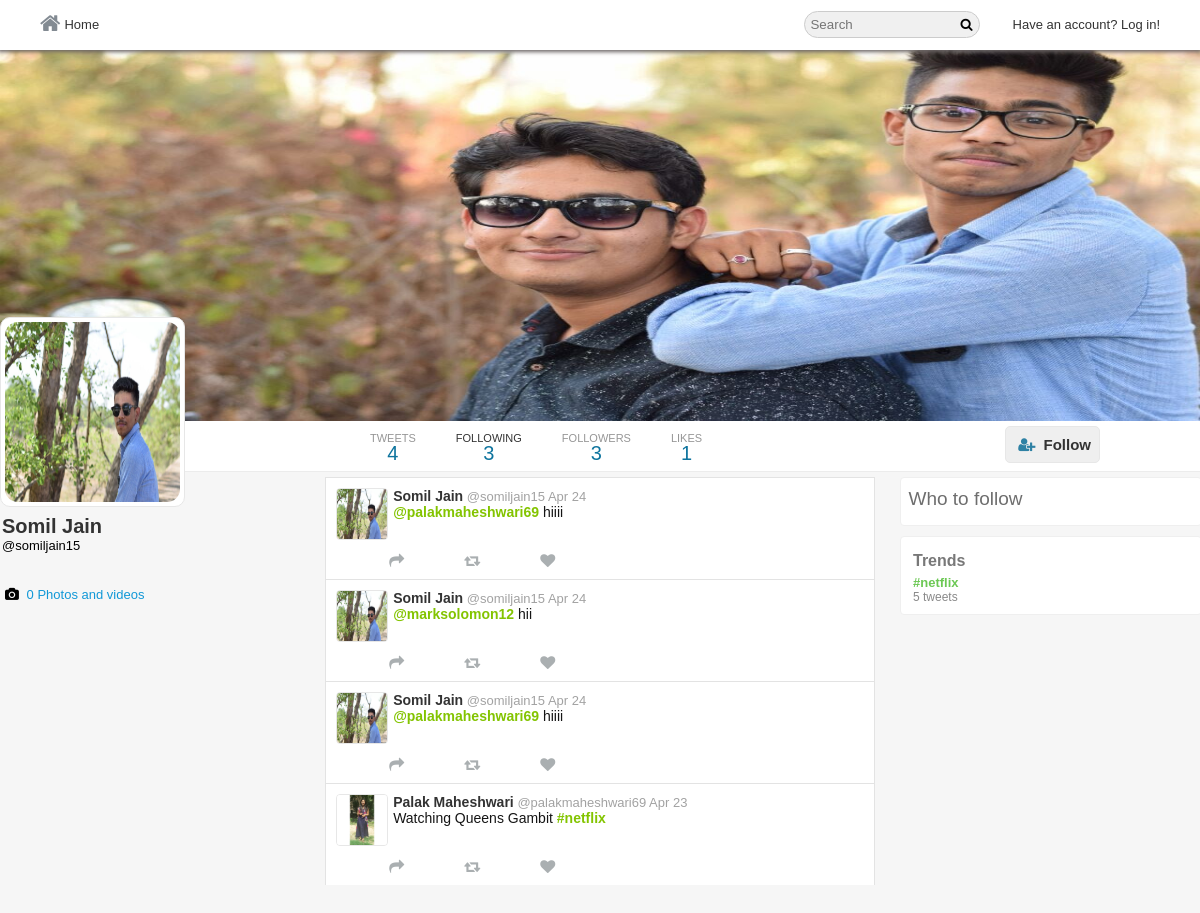
Page /SayIt/profile.php?username=somiljain15 on the committed database.
### tables this page shows
CREATE TABLE `users` (
  `user_id` int(11) NOT NULL,
  `username` varchar(40) NOT NULL,
  `email` varchar(255) NOT NULL,
  `password` varchar(32) NOT NULL,
  `screenName` varchar(40) NOT NULL,
  `profileImage` varchar(255) NOT NULL,
  `profileCover` varchar(255) NOT NULL,
  `following` int(11) NOT NULL,
  `followers` int(11) NOT NULL,
  `bio` varchar(140) NOT NULL,
  `country` varchar(255) NOT NULL,
  `website` varchar(255) NOT NULL
);

CREATE TABLE `tweets` (
  `tweetID` int(11) NOT NULL,
  `status` varchar(140) NOT NULL,
  `tweetBy` int(11) NOT NULL,
  `retweetID` int(11) NOT NULL,
  `retweetBy` int(11) NOT NULL,
  `tweetImage` varchar(255) NOT NULL,
  `likesCount` int(11) NOT NULL,
  `retweetCount` int(11) NOT NULL,
  `postedOn` datetime NOT NULL,
  `retweetMsg` varchar(140) NOT NULL
);

CREATE TABLE `trends` (
  `trendID` int(11) NOT NULL,
  `hashtag` varchar(140) NOT NULL,
  `createdOn` datetime NOT NULL
);

### SayIt/core/init.php (called while the page is built, shortened)
<?php
	include 'database/connection.php';
	include 'classes/user.php';
	include 'classes/tweet.php';
	include 'classes/follow.php';
 	global $pdo;
  	$getFromU = new User($pdo);
  	$getFromT = new Tweet($pdo);
    $getFromF = new Follow($pdo);
 ?>

### SayIt/core/classes/user.php (called while the page is built, shortened)
<?php
class User{
	protected $pdo;
 	public function __construct($pdo){
	    $this->pdo = $pdo;
	}
	public function checkInput($data){
		$data = htmlspecialchars($data);
		$data = trim($data);
		$data = stripcslashes($data);
		return $data;
	}
	public function userData($user_id){
		$stmt = $this->pdo->prepare('SELECT * FROM `users` WHERE `user_id` = :user_id');
		$stmt->bindParam(':user_id', $user_id, PDO::PARAM_INT);
		$stmt->execute();
		return $stmt->fetch(PDO::FETCH_OBJ);
	}
	public function loggedIn(){
		return (isset($_SESSION['user_id'])) ? true : false;
	}
	public function userIdbyUsername($username){
		$stmt = $this->pdo->prepare("SELECT `user_id` FROM `users` WHERE (`username`  = :username)");
		$stmt->bindParam("username", $username, PDO::PARAM_STR);
		$stmt->execute();
	    $user = $stmt->fetch(PDO::FETCH_OBJ);
	    return $user->user_id;
	}
	public function timeAgo($datetime){
		$time    = strtotime($datetime);
 		$current = time();
 		$seconds = $current - $time;
 		$minutes = round($seconds / 60);
		$hours   = round($seconds / 3600);
		$months  = round($seconds / 2600640);
		if($seconds <= 60){
			if($seconds == 0){
				return 'now';
			}else{
				return $seconds.'s';
			}
		}else if($minutes <= 60){
			return $minutes.'m';
		}else if($hours <= 24){
			return $hours.'h';
		}else if($months <= 12){
			return date('M j', $time);
		}else{
			return date('j M Y', $time);
		}
	}
}
?>

### SayIt/profile.php (the view, shortened to what this page needs)
<?php
include 'core/init.php';
 if (isset($_GET['username']) === true && empty($_GET['username']) === false) {
  $username = $getFromU->checkInput($_GET['username']);
  $profileId = $getFromU->userIdByUsername($username);
  $profileData = $getFromU->userData($profileId);
  $user_id = @$_SESSION['user_id'];
  $user = $getFromU->userData($user_id);
}
?>
<!doctype html>
<html>
	<head>
  	<link rel="stylesheet" href="https://cdnjs.cloudflare.com/ajax/libs/font-awesome/4.6.3/css/font-awesome.css"/>
  	<link rel="stylesheet" href="<?php echo BASE_URL; ?>assets/css/style-complete.css"/>
    </head>
<body>
<div class="wrapper">
<div class="header-wrapper">
	<div class="nav-container">
    	<div class="nav">
		<div class="nav-left">
			<ul>
				 <li><a href="<?php echo BASE_URL; ?>home.php"><i class="fa fa-home" aria-hidden="true"></i>Home</a></li>
			</ul>
		</div>
		<div class="nav-right">
			<ul>
				<li><input type="text" placeholder="Search" class="search"/><i class="fa fa-search" aria-hidden="true"></i>
				</li>
        <?php if($getFromU->loggedIn() === true){ ?>
				<li class="hover"><label class="drop-label" for="drop-wrap1"><img src="<?php echo BASE_URL.$user->profileImage; ?>"/></label>
				<input type="checkbox" id="drop-wrap1">
				<div class="drop-wrap">
					<div class="drop-inner">
						<ul>
							<li><a href="<?php echo BASE_URL.$user->username; ?>"><?php echo $user->username; ?></a></li>
							<li><a href="<?php echo BASE_URL; ?>settings/account">Settings</a></li>
							<li><a href="<?php echo BASE_URL; ?>includes/logout.php">Log out</a></li>
						</ul>
					</div>
				</div>
				</li>
				<li><label for="pop-up-tweet" class="addTweetBtn">Tweet</label></li>
      <?php }else{
        echo '<li><a href="'.BASE_URL.'index.php">Have an account? Log in!</a></li>';
      } ?>
      </ul>
		</div>
	</div>
	</div>
</div>
<div class="profile-cover-wrap">
<div class="profile-cover-inner">
	<div class="profile-cover-img">
		<img src="<?php echo BASE_URL.$profileData->profileCover; ?>"/>
	</div>
</div>
<div class="profile-nav">
 <div class="profile-navigation">
	<ul>
		<li>
		<div class="n-head">
			TWEETS
		</div>
		<div class="n-bottom">
		  <?php $getFromT->countTweets($profileId); ?>
		</div>
		</li>
		<li>
			<a href="<?php echo BASE_URL.$profileData->username; ?>/following">
				<div class="n-head">
					<a href="<?php echo BASE_URL.$profileData->username; ?>/following">FOLLOWING</a>
				</div>
				<div class="n-bottom">
					<span class="count-following"><?php echo $profileData->following; ?></span>
				</div>
			</a>
		</li>
		<li>
		 <a href="<?php echo BASE_URL.$profileData->username; ?>/followers">
				<div class="n-head">
					FOLLOWERS
				</div>
				<div class="n-bottom">
					<span class="count-followers"><?php echo $profileData->followers; ?></span>
				</div>
			</a>
		</li>
		<li>
			<a href="#">
				<div class="n-head">
					LIKES
				</div>
				<div class="n-bottom">
					<?php $getFromT->countLikes($profileId); ?>
				</div>
			</a>
		</li>
	</ul>
	<div class="edit-button">
		<span>
			<?php echo $getFromF->followBtn($profileId, $user_id, $profileData->user_id); ?>
 		</span>
	</div>
    </div>
</div>
</div>
<div class="in-wrapper">
 <div class="in-full-wrap">
   <div class="in-left">
     <div class="in-left-wrap">
	<div class="profile-info-wrap">
	 <div class="profile-info-inner">
		<div class="profile-img">
			<img src="<?php echo BASE_URL.$profileData->profileImage; ?>"/>
		</div>
		<div class="profile-name-wrap">
			<div class="profile-name">
				<a href="<?php echo BASE_URL.$profileData->username; ?>"><?php echo $profileData->screenName; ?></a>
			</div>
			<div class="profile-tname">
				@<span class="username"><?php echo $profileData->username; ?></span>
			</div>
		</div>
<div class="profile-extra-info">
</div>
<div class="profile-extra-footer">
	<div class="profile-extra-footer-head">
		<div class="profile-extra-info">
			<ul>
				<li>
					<div class="profile-ex-location-i">
						<i class="fa fa-camera" aria-hidden="true"></i>
					</div>
					<div class="profile-ex-location">
						<a href="#">0 Photos and videos </a>
					</div>
				</li>
			</ul>
		</div>
	</div>
</div>
	 </div>
	</div>
	</div>
  </div>
<div class="in-center">
	<div class="in-center-wrap">
  <?php
  $tweets = $getFromT->getUserTweets($profileId);
  foreach ($tweets as $tweet) {
    $likes   = $getFromT->likes($user_id, $tweet->tweetID);
    $retweet = $getFromT->checkRetweet($tweet->tweetID, $user_id);
    $user    = $getFromU->userData($tweet->retweetBy);
    echo '<div class="all-tweet">
		    <div class="t-show-wrap">
		     <div class="t-show-inner">
		     '.((!empty($retweet) ? $retweet['retweetID'] === $tweet->retweetID OR $tweet->retweetID > 0 : '') ? '
		          <span><i class="fa fa-retweet" aria-hidden="true"></i></span><span>'.$user->screenName.' Retweeted</span>
		      </div>'
		      : '').'
		      '.((!empty($retweet) ? !empty($tweet->retweetMsg) && $tweet->tweetID === $retweet['tweetID'] or $tweet->retweetID > 0 : '' ) ? '<div class="t-show-head">
		      <div class="t-show-popup" data-tweet="'.$tweet->tweetID.'">
		          <img src="'.BASE_URL.$user->profileImage.'"/>
		            <span><a href="'.BASE_URL.$user->username.'">'.$user->screenName.'</a></span>
		            <span>@'.$user->username.'</span>
		            <span>'.$getFromU->timeAgo($tweet->postedOn).'</span>
		            '.$getFromT->getTweetLinks($tweet->retweetMsg).'
		          '.((!empty($tweet->tweetImage)) ? '
		              <img src="'.BASE_URL.$tweet->tweetImage.'" class="imagePopup" data-tweet="'.$tweet->tweetID.'"/>
		            </div>' : '').'
		                <span><a href="'.BASE_URL.$tweet->username.'">'.$tweet->screenName.'</a></span>
		                <span>@'.$tweet->username.'</span>
		                <span>'.$getFromU->timeAgo($tweet->postedOn).'</span>
		                '.$getFromT->getTweetLinks($tweet->status).'
		      </div>' : '
		      <div class="t-show-popup" data-tweet="'.$tweet->tweetID.'">
		        <div class="t-show-head">
		          <div class="t-show-img">
		            <img src="'.BASE_URL.$tweet->profileImage.'"/>
		          </div>
		          <div class="t-s-head-content">
		            <div class="t-h-c-name">
		              <span><a href="'.$tweet->username.'">'.$tweet->screenName.'</a></span>
		              <span>@'.$tweet->username.'</span>
		              <span>'.$getFromU->timeAgo($tweet->postedOn).'</span>
		            </div>
		            <div class="t-h-c-dis">
		              '.$getFromT->getTweetLinks($tweet->status).'
		            </div>
		          </div>
		        </div>'.
		        ((!empty($tweet->tweetImage)) ?
		         '
		                   <img src="'.BASE_URL.$tweet->tweetImage.'" class="imagePopup" data-tweet="'.$tweet->tweetID.'"/>
		        ' : '').'
		      </div>').'
		      <div class="t-show-footer">
		        <div class="t-s-f-right">
		          <ul>
		          '.(($getFromU->loggedIn() === true) ? '
		            <li>'.((!empty($retweet) ? $tweet->tweetID === $retweet['retweetID'] OR $user_id == $retweet['retweetBy'] : '') ?
		            	''.$tweet->tweetID.''.$tweet->tweetBy.''.(($tweet->retweetCount > 0) ? $tweet->retweetCount : '').'' :
		            	''.$tweet->tweetID.''.$tweet->tweetBy.''.(($tweet->retweetCount > 0) ? $tweet->retweetCount : '').'').'
		            <li>'.((!empty($likes) ? $likes['likeOn'] === $tweet->tweetID : '') ?
		            	''.$tweet->tweetID.''.$tweet->tweetBy.''.(($tweet->likesCount > 0) ? $tweet->likesCount : '' ).'' :
		            	''.$tweet->tweetID.''.$tweet->tweetBy.''.(($tweet->likesCount > 0) ? $tweet->likesCount : '' ).'').'
		            '.(($tweet->tweetBy === $user_id) ? '
			                <li><label class="deleteTweet" data-tweet="'.$tweet->tweetID.'">Delete Tweet</label></li>
		              </li>' : '').'
		           ' : '<li><button><i class="fa fa-share" aria-hidden="true"></i></button></li>
		                <li><button><i class="fa fa-retweet" aria-hidden="true"></i></button></li>
		                <li><button><i class="fa fa-heart" aria-hidden="true"></i></button></li>
		            ').'
		          </ul>
		        </div>
		      </div>
		    </div>
		    </div>
		    </div>';
  }
  ?>
	</div>
</div>
<div class="in-right">
	<div class="in-right-wrap">
 			<?php $getFromT->trends(); ?>
	</div>
</div>
		</div>
	</div>
 </div>
</body>
</html>

### SayIt/core/classes/tweet.php (shortened to what this page needs)
<?php
class Tweet extends User{
 	public function __construct($pdo){
		$this->pdo = $pdo;
  	}
 	public function getUserTweets($user_id){
		$stmt = $this->pdo->prepare("SELECT * FROM `tweets` LEFT JOIN `users` ON `tweetBy` = `user_id` WHERE `tweetBy` = :user_id AND `retweetID` = '0' OR `retweetBy` = :user_id ORDER BY `tweetID` DESC");
		$stmt->bindParam(":user_id", $user_id, PDO::PARAM_INT);
		$stmt->execute();
		return $stmt->fetchAll(PDO::FETCH_OBJ);
	}
	public static function getTweetLinks($tweet)
	{
		$tweet = preg_replace("/(https?:\/\/)([\w]+.)([\w\.]+)/", "<a href='$0' target='_blink'>$0</a>", $tweet);
		$tweet = preg_replace("/#([\w]+)/", "<a href='http://localhost/php projects/SayIt/hashtag/$1'>$0</a>", $tweet);
		$tweet = preg_replace("/@([\w]+)/", "<a href='http://localhost/php projects/SayIt/$1'>$0</a>", $tweet);
		return $tweet;
	}
	public function countTweets($user_id){
		$stmt = $this->pdo->prepare("SELECT COUNT(`tweetID`) AS `totalTweets` FROM `tweets` WHERE `tweetBy` = :user_id AND `retweetID` = '0' OR `retweetBy` = :user_id");
		$stmt->bindParam(":user_id", $user_id, PDO::PARAM_INT);
		$stmt->execute();
		$count = $stmt->fetch(PDO::FETCH_OBJ);
		echo $count->totalTweets;
	}
	public function countLikes($user_id){
		$stmt = $this->pdo->prepare("SELECT COUNT(`likeID`) AS `totalLikes` FROM `likes` WHERE `likeBy` = :user_id");
		$stmt->bindParam(":user_id", $user_id, PDO::PARAM_INT);
		$stmt->execute();
		$count = $stmt->fetch(PDO::FETCH_OBJ);
		echo $count->totalLikes;
	}
	public function trends()
	{
		$stmt = $this->pdo->prepare("SELECT *, COUNT(`tweetID`) AS `tweetsCount` FROM `trends` INNER JOIN `tweets` ON `status` LIKE CONCAT('%#',`hashtag`,'%') OR `retweetMsg` LIKE CONCAT('%#',`hashtag`,'%') GROUP BY `hashtag` ORDER BY `tweetID` LIMIT 10");
		$stmt->execute();
		$trends = $stmt->fetchAll(PDO::FETCH_OBJ);
		echo '<div class="trend-wrapper"><div class="trend-inner"><div class="trend-title"><h3>Trends</h3></div>';
		foreach ($trends as $trend)
		{
			echo '<div class="trend-body">
					<div class="trend-body-content">
						<div class="trend-link">
							<a href="'.BASE_URL.'hashtag/'.$trend->hashtag.'">#'.$trend->hashtag.'</a>
						</div>
						<div class="trend-tweets">
							'.$trend->tweetsCount.' <span>tweets</span>
						</div>
					</div>
				</div>';
		}
		echo '</div></div>';
	}
}
?>

### rows in the picture
users: profileCover (picture), following "3", followers "3", profileImage (picture), screenName "Somil Jain", username "somiljain15"
tweets: users.profileImage (picture), users.screenName "Somil Jain", users.username "somiljain15", postedOn "Apr 24", status "@palakmaheshwari69 hiiii"
tweets: users.profileImage (picture), users.screenName "Somil Jain", users.username "somiljain15", postedOn "Apr 24", status "@marksolomon12 hii"
tweets: users.profileImage (picture), users.screenName "Somil Jain", users.username "somiljain15", postedOn "Apr 24", status "@palakmaheshwari69 hiiii"
tweets: users.profileImage (picture), users.screenName "Palak Maheshwari", users.username "palakmaheshwari69", postedOn "Apr 23", status "Watching Queens Gambit #netflix"
trends: hashtag "netflix", tweetsCount "5"

### other values in the picture
$count->totalTweets "4"
$count->totalLikes "1"
